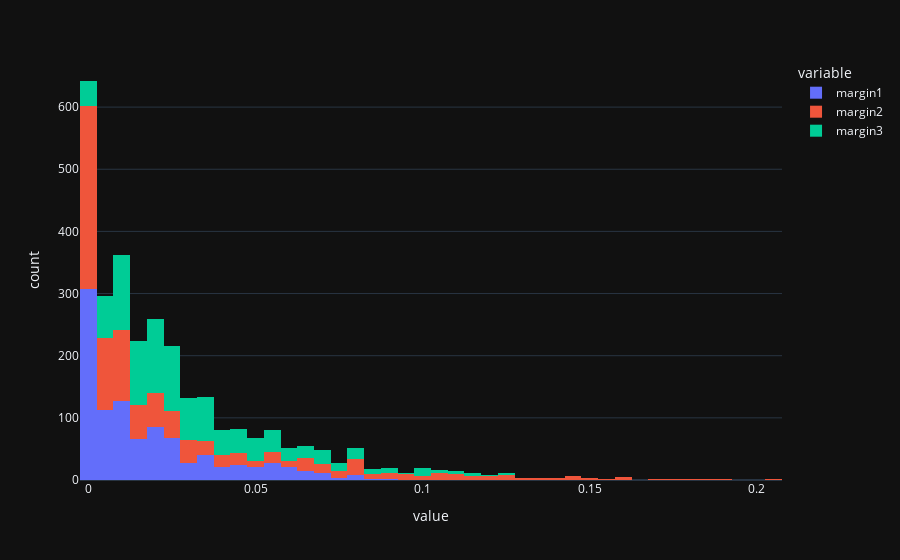

The cell this chart's notebook holds for it:
### Markdown cell above
The dataset appears to contain a number of outliers, with some maximum values significantly diverging from the mean. Let's proceed to investigate this using histograms and boxplots."

### Code cell
# Histograms of the dataset based on the specified column
fig = pe.histogram(data_trainset, ['margin1', 'margin2', 'margin3'])
fig.show()

### Figure 1 — Plotly figure (JSON) as saved in the notebook; plotly's stock layout.template omitted (floating-point values rounded to 4 significant figures; data arrays with more than 128 entries replaced by an {"elided": "..."} marker saying what was removed)
{"data": [{"alignmentgroup": "True", "bingroup": "x", "hovertemplate": "variable=margin1<br>value=%{x}<br>count=%{y}<extra></extra>", "legendgroup": "margin1", "marker": {"color": "#636efa", "pattern": {"shape": ""}}, "name": "margin1", "offsetgroup": "margin1", "orientation": "v", "showlegend": true, "x": {"elided": "990 float values"}, "xaxis": "x", "yaxis": "y", "type": "histogram"}, {"alignmentgroup": "True", "bingroup": "x", "hovertemplate": "variable=margin2<br>value=%{x}<br>count=%{y}<extra></extra>", "legendgroup": "margin2", "marker": {"color": "#EF553B", "pattern": {"shape": ""}}, "name": "margin2", "offsetgroup": "margin2", "orientation": "v", "showlegend": true, "x": {"elided": "990 float values"}, "xaxis": "x", "yaxis": "y", "type": "histogram"}, {"alignmentgroup": "True", "bingroup": "x", "hovertemplate": "variable=margin3<br>value=%{x}<br>count=%{y}<extra></extra>", "legendgroup": "margin3", "marker": {"color": "#00cc96", "pattern": {"shape": ""}}, "name": "margin3", "offsetgroup": "margin3", "orientation": "v", "showlegend": true, "x": {"elided": "990 float values"}, "xaxis": "x", "yaxis": "y", "type": "histogram"}], "layout": {"xaxis": {"anchor": "y", "domain": [0.0, 1.0], "title": {"text": "value"}}, "yaxis": {"anchor": "x", "domain": [0.0, 1.0], "title": {"text": "count"}}, "legend": {"title": {"text": "variable"}, "tracegroupgap": 0}, "margin": {"t": 60}, "barmode": "relative"}}
